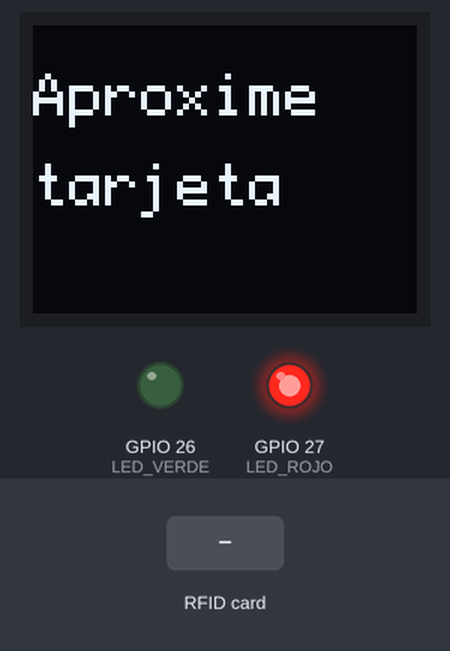
Simulated run of this program. Board: ESP32. On the bench: 64×48 one-colour display, output pins drawn as LEDs (lit = HIGH). The test bench sets the inputs (shaded band). The local clock reads 2024-03-15 10:24:30 at power-on unless the program sets it; EEPROM starts erased; what the program prints to the serial monitor is not drawn.

Above: at 3.2 s.
3.3 s: RFID card 5E 7A 19 C4 held to the reader
At 5.0 s:
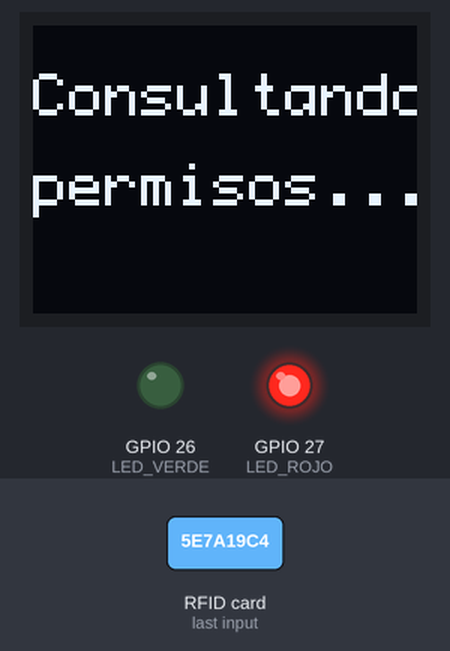
Timing chart, 0 to 6.5 s (numbered marks = the images above; inputs shaded):
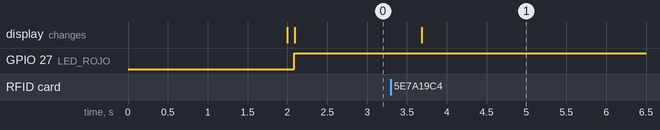

The program:

main.cpp
```cpp
#include <Arduino.h>
#include <WiFi.h>
#include <time.h>
#include <Preferences.h>
#include <ArduinoJson.h>
#include <SPI.h>
#include <MFRC522v2.h>
#include <MFRC522DriverSPI.h>
#include <MFRC522DriverPinSimple.h>
#include <MFRC522Debug.h>
#include <U8g2lib.h>
#include <PubSubClient.h>

//RCN lo ideal es poner tambien como macroconstantes los tiempos
// --- Configuración Pines ---
#define SS_PIN  5
#define LED_VERDE 26  // Led para Autorizado
#define LED_ROJO  27 // Led para Denegado

// --- Objetos ---
MFRC522DriverPinSimple ss_pin(SS_PIN);
MFRC522DriverSPI driver{ss_pin, SPI};
MFRC522 mfrc522{driver};
U8G2_SSD1306_64X48_ER_F_HW_I2C u8g2(U8G2_R0, /* reset=*/U8X8_PIN_NONE);

// --- Estados del Sistema ---
enum EstadoNodo { ESPERA, LEYENDO, CONSULTANDO, AUTORIZADO, DENEGADO, ERROR_COMM };
EstadoNodo estadoActual = ESPERA;

// Variables Globales
Preferences preferences;
unsigned int contadorGlobal = 0;
String ultimoUID = "";
String device_id = "";

// --- Configuración WiFi ---
const char* ssid = "lavavajillas ";
const char* password = "lavavajillas";
const char* rpiLocal_IP = "10.48.210.181";

WiFiClient espClient;
PubSubClient client(espClient);

char topic_status[64], topic_rfid[64], topic_access[64];

struct Mensaje_t {
    const char* topic;
    char* payload;
};

QueueHandle_t xColaMQTT;
SemaphoreHandle_t xSemaforoEstadoPuerta;

void vTareaStatus(void *pvParameters);
void vTareaRFID(void *pvParameters);
void vTareaPantallaOLED(void *pvParameters);
void vTareaConectividad(void *pvParameters);
void vTareaSincronizarHora(void *pvParameters);

void conectarWiFi() {
    if (WiFi.status() == WL_CONNECTED) return;

    static uint32_t ultimoIntento = 0;
    if (millis() - ultimoIntento < 10000) return; // Intentar solo cada 10 seg
    ultimoIntento = millis();

    Serial.println("WiFi: Intentando conectar...");
    WiFi.disconnect(true);
    WiFi.mode(WIFI_STA);
    WiFi.begin(ssid, password);

}
void reconectarMQTT() {
    if (client.connected()) return;

    if (WiFi.status() != WL_CONNECTED) {
        return;
    }

    if (client.connect("ESP32_Nodo1", "lavavajillas", "lavavajillas")) { // id, user, pasword
        Serial.println("MQTT CONECTADO. Subscribiendose a los canales");
        client.subscribe(topic_access);
    } else {
        Serial.print("Fallo, rc=");
        Serial.println(client.state());
    }
}
void callback(char* topic, byte* payload, unsigned int length) {
    JsonDocument doc;
    DeserializationError error = deserializeJson(doc, payload, length);

    if (error) {
        Serial.print("Error en deserialización: ");
        Serial.println(error.f_str());
        estadoActual = ERROR_COMM;
        xSemaphoreGive(xSemaforoEstadoPuerta);
        return;
    }

    const char* card_id_recibido = doc["card_id"];
    const char* result = doc["result"];

    if (card_id_recibido && result) {
        if (ultimoUID.equalsIgnoreCase(String(card_id_recibido))) {

            if (strcmp(result, "AUTHORIZED") == 0) {
                estadoActual = AUTORIZADO;
                Serial.println("Acceso: AUTORIZADO");
                xSemaphoreGive(xSemaforoEstadoPuerta);
            }
            else if (strcmp(result, "DENIED") == 0) {
                estadoActual = DENEGADO;
                Serial.println("Acceso: DENEGADO");
                xSemaphoreGive(xSemaforoEstadoPuerta);
            }
            else {
                estadoActual = ERROR_COMM;
                Serial.print("Resultado inesperado o error: ");
                Serial.println(result);
                xSemaphoreGive(xSemaforoEstadoPuerta);
            }
        } else {
            Serial.println("Aviso: ID de tarjeta no coincide con la última lectura.");
        }
    }
}
void setup() {
    Serial.begin(115200);
    pinMode(LED_VERDE, OUTPUT);
    pinMode(LED_ROJO, OUTPUT);

    device_id = WiFi.macAddress();
    conectarWiFi();
    delay(2000);

    // Preferencias y WiFi
    preferences.begin("sistema", false);
    unsigned int contador = preferences.getUInt("contador", 0);
    contadorGlobal = ++contador;
    preferences.putUInt("contador", contadorGlobal);
    preferences.end();

    // RCM limpia mucho el codigo refactorizar todas estas cosas e invocarlas desde el setup()
    // Pantalla OLED
    u8g2.begin();
    // RFID reader
    SPI.begin(18, 19, 23, SS_PIN); // SCK, MISO, MOSI, CS
    mfrc522.PCD_Init();
    // MQTT y Tasks
    client.setServer(rpiLocal_IP, 1883);
    client.setCallback(callback);

    snprintf(topic_status, 64, "%s/%s", "edge/status", device_id.c_str());
    snprintf(topic_rfid, 64, "%s/%s", "edge/events/rfid", device_id.c_str());
    snprintf(topic_access, 64, "%s/%s", "edge/cmd/access", device_id.c_str());
    Serial.printf("Topics: \n%s\n%s\n%s\n" ,topic_status, topic_rfid, topic_access);

    xSemaforoEstadoPuerta = xSemaphoreCreateBinary();
    xColaMQTT = xQueueCreate(10, sizeof(Mensaje_t));

    // CREACIÓN DE TAREAS
    xTaskCreate(vTareaRFID, "RFID_Logic", 4096, NULL, 3, NULL);
    xTaskCreate(vTareaPantallaOLED, "Display_LEDs", 2048, NULL, 2, NULL);
    xTaskCreate(vTareaConectividad, "Conectividad", 8192, NULL, 4, NULL);
    xTaskCreate(vTareaSincronizarHora, "SincronizarHora", 3072, NULL, 1, NULL);
    xTaskCreate(vTareaStatus, "Status", 3072, NULL, 1, NULL);

    xSemaphoreGive(xSemaforoEstadoPuerta);
}

// --- LÓGICA DE CONTROL Y RFID ---
void vTareaRFID(void *pvParameters) {
    for (;;) {
        if (estadoActual == ESPERA) {
            if (mfrc522.PICC_IsNewCardPresent() && mfrc522.PICC_ReadCardSerial()) {
                estadoActual = LEYENDO;
                xSemaphoreGive(xSemaforoEstadoPuerta);

                // Obtener UID
                ultimoUID = "";
                for (byte i = 0; i < mfrc522.uid.size; i++) {
                    ultimoUID += String(mfrc522.uid.uidByte[i] < 0x10 ? "0" : "");
                    ultimoUID += String(mfrc522.uid.uidByte[i], HEX);
                }

                Serial.println("Evento RFID: " + ultimoUID);
                estadoActual = CONSULTANDO;
                xSemaphoreGive(xSemaforoEstadoPuerta);

                JsonDocument doc;
                doc["device_id"] = device_id;
                doc["ts"] = (uint32_t)time(NULL);
                doc["card_id"] = ultimoUID;
                size_t n = measureJson(doc) +1;
                char* jsonPtr = (char*)malloc(n);

                if(jsonPtr){
                    serializeJson(doc, jsonPtr, n);

                    Mensaje_t msg;
                    msg.topic = topic_rfid;
                    msg.payload = jsonPtr;

                    if(xQueueSend(xColaMQTT, &msg, portMAX_DELAY) != pdPASS){
                        free(jsonPtr);
                    }
                }
                mfrc522.PICC_HaltA();
                mfrc522.PCD_StopCrypto1();
            }
        }
        vTaskDelay(pdMS_TO_TICKS(500));
    }
}

// --- GESTIÓN DE PANTALLA Y LEDS ---
void vTareaPantallaOLED(void *pvParameters) {
    for (;;) {
        if (xSemaphoreTake(xSemaforoEstadoPuerta, pdMS_TO_TICKS(2000)) == pdPASS) {
            u8g2.clearBuffer();
            u8g2.setFont(u8g2_font_profont11_mf);

            switch (estadoActual) {
                case ESPERA:
                    u8g2.drawStr(0, 15, "Aproxime");
                    u8g2.drawStr(0, 30, "tarjeta");
                    digitalWrite(LED_VERDE, LOW);
                    digitalWrite(LED_ROJO, HIGH);
                    break;

                case LEYENDO:
                    u8g2.drawStr(0, 20, "Leyendo...");
                    break;

                case CONSULTANDO:
                    u8g2.drawStr(0, 15, "Consultando");
                    u8g2.drawStr(0, 30, "permisos...");
                    break;

                case AUTORIZADO:
                    u8g2.drawStr(0, 20, "ACCESO OK");
                    digitalWrite(LED_VERDE, HIGH);
                    digitalWrite(LED_ROJO, LOW);
                    u8g2.sendBuffer();
                    vTaskDelay(pdMS_TO_TICKS(2000));
                    estadoActual = ESPERA;
                    xSemaphoreGive(xSemaforoEstadoPuerta);
                    break;

                case DENEGADO:
                    u8g2.drawStr(0, 20, "DENEGADO");
                    digitalWrite(LED_VERDE, LOW);
                    digitalWrite(LED_ROJO, HIGH);
                    u8g2.sendBuffer();
                    vTaskDelay(pdMS_TO_TICKS(2000));
                    estadoActual = ESPERA;
                    xSemaphoreGive(xSemaforoEstadoPuerta);
                    break;

                case ERROR_COMM:
                    u8g2.drawStr(0, 20, "Error Comm");
                    u8g2.sendBuffer();
                    vTaskDelay(pdMS_TO_TICKS(2000));
                    estadoActual = ESPERA;
                    xSemaphoreGive(xSemaforoEstadoPuerta);
                    break;
            }
            u8g2.sendBuffer();
        }
    }
}
void vTareaStatus(void *pvParameters) {
    for (;;) {
        JsonDocument doc;
        doc["device_id"] = device_id;
        doc["ts"] = (uint32_t)time(NULL);
        doc["boot_count"] = contadorGlobal;
        doc["uptime_s"] = (uint32_t)(esp_timer_get_time() / 1000000);

        size_t n = measureJson(doc) +1;
        char* jsonPtr = (char*)malloc(n);

        if(jsonPtr){
            serializeJson(doc, jsonPtr, n);

            Mensaje_t msg;
            msg.topic = topic_status;
            msg.payload = jsonPtr;

            if(xQueueSend(xColaMQTT, &msg, portMAX_DELAY) != pdPASS){
                free(jsonPtr);
            }
        }

        vTaskDelay(pdMS_TO_TICKS(60000)); // Cada 1 minuto
    }
}
void vTareaSincronizarHora(void *pvParameters) {
    configTime(3600, 3600, (rpiLocal_IP));

    for (;;) {
        struct tm timeinfo;

        if (getLocalTime(&timeinfo, 1000)) {
            Serial.print("NTP [OK]: ");
            Serial.println(&timeinfo, "%Y-%m-%d %H:%M:%S");

            vTaskDelay(pdMS_TO_TICKS(60000)); // 1 minuto
        } else {
            Serial.println("NTP [ERROR]: No se pudo sincronizar. Reintentando en 10s...");
            vTaskDelay(pdMS_TO_TICKS(10000)); // 10 seg
        }
    }
}
void vTareaConectividad(void *pvParameters) {
    Mensaje_t msg;
    for (;;) {
        // Mantener conexiones
        if (WiFi.status() != WL_CONNECTED){
            conectarWiFi();
            vTaskDelay(2000);
        }
        if (!client.connected()) reconectarMQTT();
        client.loop();

        // Revisar si hay algo que enviar
        if (xQueueReceive(xColaMQTT, &msg, pdMS_TO_TICKS(1000)) == pdTRUE) {
            if (client.connected()) {
                client.publish(msg.topic, msg.payload);
            }
            free(msg.payload);
        }
    }
}
void loop() {}
```

Measured:
- after the input at 3.3 s, the display: changes after 0.38 s (image 1)
